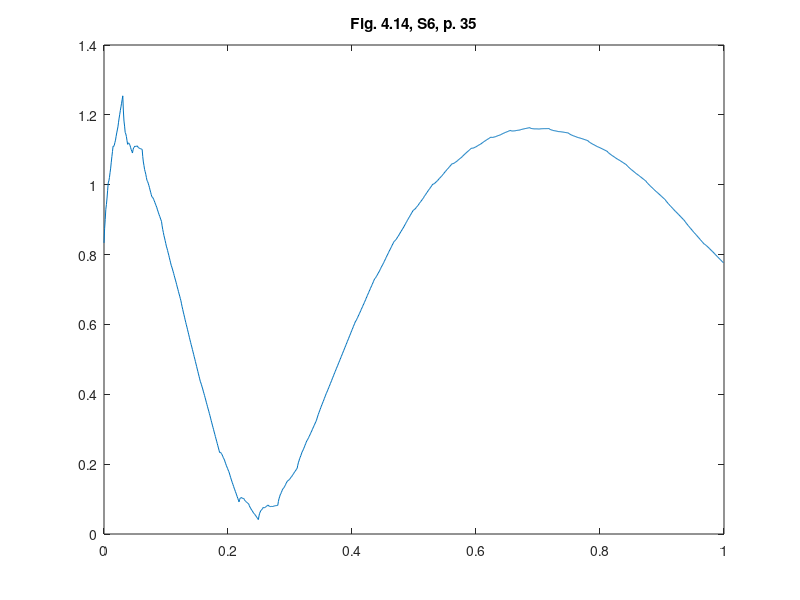

This chart was generated by the following MATLAB code:
%% ========================================================================
%% Programmatic octave notes on "Ripples in Mathematics" by A. Jensen
%% and A. la Cour-Harbo written with a deep gratitude to the authors for
%% this wonderful text. 
%% 
%% Reconstruction of graphs in Figure 4.13, top, p.35, Ch 04, S6.
%%
%% Author: Vladimir Kulyukin
%% 
%% NB: I have tested this code in Octave 4.
%% =========================================================================
t = (1.0/1024.0)*[0:1023];

y_fig_4_14_s6_p34 = [
0.8334374694168124
0.8746018454451339
0.9000520197714186
0.9297128017534636
0.9436593820334725
0.9618165699692416
0.9841843655607714
1.0054239322312957
1.0109492971997835
1.0206852698240316
1.0346318501040406
1.0474502014630438
1.0644791604778079
1.0803798905715662
1.0951523917443196
1.1102272009453331
1.1095878084443114
1.1131590235990494
1.120940846409548
1.1275944402990412
1.1384586418442948
1.1481946144685429
1.156802358171786
1.1657124099032892
1.1788330692905538
1.1908254997568126
1.2016897013020662
1.2128562108755803
1.2228944915280895
1.2332350802088594
1.2438779769178898
1.254439870434882
1.2110979812394718
1.1821995670908323
1.1677446279889643
1.1494195714124142
1.1455379898826357
1.1377862908781755
1.126164474399034
1.1155796527718467
1.1194383061914315
1.1194268421363345
1.1155452606065561
1.1127006739287317
1.1059859697762262
1.1003082604756749
1.0956675460270784
1.0907489696453452
1.1002738683103839
1.1059286495007408
1.1077133132164163
1.1105349717840463
1.1094865128769946
1.1094750488218974
1.1105005796187546
1.1112482484824753
1.1081257998715153
1.1060403461125092
1.104991887205458
1.1036655663652697
1.1033762403770364
1.1028090524556662
1.1019640026011595
1.1011934056272439
1.0804549230049674
1.0650668192167259
1.0550290942625198
1.0435577396205333
1.0374367638125825
1.0298821583168511
1.0208939231333396
1.0122898278669137
1.009036111434524
1.0043487653143537
0.9982277895064031
0.9924909536155382
0.9853204880368931
0.9785341623753336
0.9721319766308607
0.9656268609058234
0.9644721240148226
0.9618837574360412
0.9578617611694791
0.954223904820003
0.9491524187827467
0.9444650726625761
0.940161866459492
0.9357557302758437
0.9299159644044154
0.9244603384500729
0.9193888524128164
0.914214436394996
0.9094241602942621
0.904530954212964
0.8995348181511023
0.8945662620944093
0.8821806799729595
0.8717824839958015
0.863371674162936
0.8544283458176585
0.8474724036166736
0.8399839429032765
0.8319629636774675
0.8240846723570137
0.8181937671808528
0.8117703434922795
0.8048144012912944
0.7980011469956646
0.7906553741876231
0.7834522892849367
0.7763918922876059
0.7692932621812651
0.7641820182192176
0.7585382557447576
0.7523619747578856
0.7463283816763691
0.7397622700824406
0.7333388463938673
0.7270581106106495
0.7207391417184219
0.7138876543137829
0.7071788548144988
0.7006127432205703
0.6940083985176319
0.6875467417200493
0.6810468518134568
0.6745087287978546
0.6679808503129355
0.6590536341444863
0.6507693185707082
0.6431279035916019
0.6353142239173396
0.6281434448377491
0.6208004010630027
0.6132850925931008
0.6058159423091499
0.5989896926198712
0.5919911782354363
0.5848203991558458
0.5776957782622065
0.5703988926734118
0.5631481652705682
0.5559435960536762
0.5487266587881341
0.542152622117264
0.535406320751238
0.5284877546900562
0.5216153468148256
0.5145706742444396
0.5075721598600047
0.5006198036615214
0.493655079414388
0.4865180904720994
0.47942725971576183
0.47238258714537573
0.46532554652633973
0.4583146640932553
0.451291413611521
0.4442557950811369
0.43722349055940035
0.43248940333009855
0.42713951063325745
0.4211738124688774
0.41537311888221895
0.4089566198280217
0.40270512535154607
0.3966186354527922
0.39048793271069027
0.38374142450104953
0.37715992086913036
0.370743421814933
0.36428270991738754
0.35798700259756405
0.35164708243439247
0.3452629494278729
0.3388906632170234
0.33190257153863517
0.3250794844379685
0.3184214019150236
0.31171910654873064
0.30518181576015957
0.2986003121282404
0.2919745956529733
0.28536072597337625
0.2789118608715012
0.2724187829262781
0.265881492137707
0.259356048144806
0.25278639130855707
0.24622858126797825
0.23968261802306962
0.23313348043882826
0.23409327076547037
0.23304104992236763
0.22997681790952026
0.2274517026647683
0.22291457625027175
0.2189165666038706
0.21545767372556496
0.21185432494462197
0.20623896499393446
0.20116272181134237
0.1966255953968457
0.19194401307971182
0.18780154753067343
0.18351462607899777
0.17908324872468484
0.1746905782128254
0.16828589653122145
0.16242033161771288
0.15709388347229986
0.1516229794242495
0.14669119214429466
0.1416149489617025
0.13639424987647314
0.13121225763369732
0.12656938215901703
0.12178205078169944
0.1168502635017446
0.11195718306424329
0.10691964672410478
0.10192081722641977
0.09696069457118836
0.09199020044877991
0.09891657748213448
0.10265519749684521
0.10320606049291212
0.10461108040779127
0.10282834330402668
0.10189976311907432
0.10182533985293421
0.10152204593018888
0.09803099498879977
0.09539410096622289
0.09361136386245827
0.09159975610208845
0.0904423052605309
0.08905598376236815
0.08744079160760015
0.0858869251604407
0.08114530169463754
0.07725783514764659
0.07422452551946786
0.07096234523468394
0.06855432186871227
0.06591742784613538
0.06305166316695332
0.060247224195379784
0.058296942142618546
0.05611778943325208
0.05370976606728041
0.05136306840891727
0.04878750009394896
0.04627325748658918
0.04382034058683794
0.04135099151325772
0.052016677243873884
0.05916284100615092
0.06278948280008886
0.06735917766318686
0.06840935055794577
0.07040257652186471
0.07333885555494372
0.07602244427972159
0.07518651103616039
0.0752936308617592
0.0763438037565181
0.07714128634297585
0.07888182199859368
0.08036966734591036
0.08160482238492593
0.08290768558798593
0.08069102682270689
0.07941742112658785
0.0790868684996289
0.0785036255643688
0.07886343569826876
0.07897055552386757
0.0788249850411653
0.07874712272250745
0.07961231347300968
0.08022481391521077
0.08058462404911074
0.08101214234705514
0.08118697033669844
0.08142950649038619
0.08173975080811839
0.08203185277797387
0.09292906267247185
0.10098464246291694
0.1061985921493092
0.11217395432727037
0.11530768640117872
0.11920283096665595
0.12385938802370214
0.1283119252185254
0.12992283230929597
0.13229515189163538
0.13542888396554376
0.13835859617722923
0.14204972088048362
0.14553682572151513
0.1488199107003238
0.15215766263645497
0.1526537844685334
0.1539113187921807
0.15593026560739692
0.15774519256039024
0.16032153200495255
0.16269385158729197
0.16486215130740853
0.16708511798484757
0.1700694971538556
0.17284985646064072
0.17542619590520303
0.1780572023070878
0.18048418884674974
0.18296584234373417
0.18550216279804116
0.18802383528528088
0.1968130471830748
0.20392287695728045
0.2093533246078979
0.21523376134231406
0.21943481595314207
0.22408585964776867
0.22918689242619408
0.23416735099301275
0.2374684274362433
0.24121949296327252
0.24542054757410048
0.2495010279733217
0.2540314974563417
0.2584413927277549
0.2627307137875615
0.2670523426099961
0.26969458930884266
0.2727868250914879
0.2763290499579318
0.27975070061276897
0.2836223403514049
0.287373405878434
0.2910038971938566
0.2946666962719071
0.29877948443375657
0.30277169838399914
0.3066433381226351
0.310547285623899
0.3143306589135563
0.3181463399658416
0.3219943287807549
0.3258336607567627
0.33204822548595253
0.3376263485170912
0.3425680298501789
0.34768024522228874
0.35215601889634773
0.3568023266094289
0.36161916836153235
0.36639031565559765
0.3705250212516121
0.3748302608866486
0.3793060345607076
0.3837361137767284
0.3883367270317716
0.39289164582877667
0.3974008701677438
0.40192233829984053
0.40580736473388673
0.40986292520695494
0.41408901971904544
0.41826941977309773
0.42262035386617247
0.4269255935012091
0.43118513867820774
0.43545692764833605
0.4398992506574869
0.4442958792085996
0.44864681330167433
0.45300999118787877
0.45732747461604534
0.4616572018373416
0.46599917285176795
0.47033786315171255
0.4744859355173582
0.47868508380456204
0.4829353080133243
0.4871718464701522
0.49145946084853875
0.4957333894749908
0.4999936323495088
0.5042575423102053
0.5085725281924602
0.5128738283227808
0.5171614427011672
0.521452724165732
0.5257303198783629
0.5300115826771722
0.5342965125621602
0.5385804598543678
0.5429154830681342
0.547236820529966
0.5515444722398639
0.5558557910359401
0.5601534240800822
0.5644547242104028
0.568759691426902
0.5730636760506209
0.577353974922406
0.5816479408803695
0.5859455739245115
0.5902422243758733
0.5945425419134139
0.5988418768581742
0.6031402292101545
0.6074388448470767
0.6101587865136384
0.6133017325956701
0.6168676830931721
0.6203202898991538
0.6241959011206059
0.6279581686505377
0.6316070924889496
0.6352863866779713
0.6393886852824636
0.6433776401954356
0.6472532514168877
0.6511592329889496
0.6549518708694915
0.6587748791006433
0.6626282576824052
0.6664734985532471
0.6707417438395593
0.6748966454343515
0.6789382033376237
0.6830101315915058
0.686968716153868
0.6909576710668399
0.6949769963304218
0.6989881838830838
0.7028860277442261
0.7068142419559783
0.7107728265183404
0.7147232733697826
0.7187040905718349
0.7226767700629672
0.7266413118431799
0.7306080341164616
0.7323688903483144
0.7347208066045793
0.7376637828852561
0.7404483851097133
0.7438240473585832
0.7470413355512332
0.7501002496876636
0.7532016000245598
0.756894010385869
0.7604280466909581
0.7638037089398279
0.7672218073891635
0.7704815317822796
0.7737836923758618
0.7771282891699101
0.7804615152183134
0.7843858012911293
0.7881517133077254
0.7917592512681021
0.7954092254289447
0.7989008255335679
0.802434861838657
0.8060113343442122
0.8095764361041227
0.8129831638078138
0.8164323277119707
0.8199239278165937
0.823404157175572
0.8269268227350166
0.8304381175488162
0.8339380416169712
0.8374410124672387
0.8385329536404498
0.8402709282685553
0.8426549363515559
0.8448658402920336
0.8477227776874068
0.8504066109402569
0.8529173400505847
0.8554744522761075
0.8586775979565258
0.8617076394944212
0.864564576889794
0.867467897400362
0.870198113768408
0.8729747132516492
0.8757976958500856
0.8786082501302629
0.8820648378653356
0.8853483214578856
0.8884587009079128
0.8916154634731351
0.8945991218958353
0.8976291634337306
0.9007055880868214
0.9037695844216529
0.9066604766139625
0.9095977519214671
0.9125814103441673
0.9155526404486082
0.9185702536682447
0.9215754385696219
0.9245681951527402
0.9275642818936991
0.9281567422824852
0.929393252411242
0.9312738122799697
0.9329817995409867
0.935333836541975
0.9375133009352522
0.939520192720819
0.9415733251972571
0.9442705074136671
0.9467951170223659
0.9491471540233539
0.9515454317152137
0.953771136799363
0.9560430825743839
0.9583612690402765
0.9606670653503926
0.9636169114004804
0.966394184842857
0.9689988856775229
0.9716498272030603
0.9741281961208875
0.9766528057295861
0.9792236560291567
0.9817821161729505
0.9841680037090343
0.9866001319359894
0.9890785008538163
0.9915444796158666
0.9940566990687889
0.9965565283659346
0.9990439675073033
1.0015347265809065
1.0017264131107395
1.0025341342720162
1.0039578900647366
1.0052165798754518
1.0070913043176117
1.008800962777766
1.0103455552559155
1.0119343770306408
1.014139233436811
1.0161790238609754
1.0180537483031349
1.0199727020418705
1.021726589798601
1.0235247068519076
1.0253670532017902
1.0271975483473734
1.0296440781244014
1.031925541919424
1.0340419397324412
1.0362025668420343
1.0381981279696233
1.0402379183937878
1.0423219381145286
1.0443941066309699
1.046301209165406
1.0482525409964183
1.0502481021240064
1.052231812047295
1.0542597512671608
1.0562758392827265
1.058280076093993
1.0602874884258804
1.0601376766634978
1.0605658913550675
1.0615721325005902
1.062423491924572
1.0638528778025074
1.0651273819589018
1.0662470043937557
1.0674081272608185
1.0691472765818344
1.0707315441813097
1.0721609300592447
1.0736318163693885
1.0749478209579924
1.0763053259788047
1.0777043314318266
1.079092216877552
1.0810581287772314
1.0828691589553696
1.0845253074119672
1.0862229563007737
1.0877657234680405
1.0893499910675157
1.0909757590992004
1.0925904071235886
1.094050173426437
1.0955514401614943
1.0970942073287604
1.0986258544887306
1.10019900208091
1.1017610296657934
1.1033119372433808
1.1048658244179426
1.1044120040411483
1.1044961472813772
1.1051182541386306
1.1055962140791444
1.106612137636683
1.1074839142774822
1.1082115440015423
1.1089777977755342
1.1102820151665505
1.1114420856408276
1.112458009198366
1.1135125568058355
1.1144229574965667
1.115371982237229
1.1163596310278234
1.1173369305354297
1.1188521936600608
1.1202233098679524
1.1214502791591054
1.1227158725001896
1.1238373189245352
1.1249973893988123
1.126196083923021
1.1273844291642419
1.1284286274887245
1.1295114498631382
1.130632896287484
1.1317439934288416
1.1328937146201312
1.134033086528433
1.1351621091537474
1.13629390486108
1.1355614035234216
1.13532843907342
1.1355950115110758
1.1357277334430942
1.1363599922627698
1.1368584005768079
1.137222958385209
1.137623381328502
1.1385233411594529
1.139289450484766
1.1399217093044418
1.1405898332590094
1.1411241067079398
1.141694245291762
1.1423002490104763
1.1428966426952598
1.1439925732677017
1.1449546533345054
1.1457828828956718
1.1466469775917298
1.1473772217821512
1.148143331107464
1.1489453055676693
1.1497376699939432
1.1503961839145807
1.1510905629701098
1.1518208071605307
1.1525414413170207
1.1532979406084034
1.1540448298658548
1.1547821090893757
1.155521963313727
1.1545292091460935
1.1540007059978912
1.1539364538691212
1.1537478060546085
1.1540234092595285
1.154174616778706
1.1542014286121414
1.154261572169113
1.1547859667455174
1.1551859656361794
1.155461568841099
1.155770503769555
1.1559550430122691
1.1561729139785195
1.1564241166683067
1.1566663881496895
1.1573729106505053
1.1579550374655785
1.1584127685949095
1.1589038314477764
1.1592704986149023
1.159670497505564
1.1601038281197624
1.1605282275255566
1.160828231245609
1.161161566689198
1.161528233856323
1.161885969815044
1.1622770374973024
1.1626591739711563
1.1630323792366062
1.1634079776121353
1.1621694654869659
1.161363452966953
1.160989940052097
1.1605005392173124
1.160443637987685
1.1602708488381286
1.1599821717686438
1.159724546773716
1.1598994213839458
1.1599584080742464
1.1599015068446188
1.1598756576895484
1.1597339206145496
1.159623235614108
1.159543602688224
1.1594556493840384
1.159800195685011
1.1600288540660544
1.1601416245271694
1.1602854470628412
1.160313381678585
1.1603723683688856
1.160462407133744
1.1605441255203008
1.1605099559869303
1.1605068385281163
1.16053477314386
1.1605543873813025
1.1606050536933024
1.1606473996270013
1.1606814251823994
1.1607176801764434
1.1592457531092073
1.1581779422073302
1.1575142474708124
1.156742270134138
1.1563744089628232
1.1558982651913519
1.1553138388197242
1.1547584266833624
1.1546071307123609
1.1543475521412023
1.1539796909698876
1.1536408440338386
1.1531937144976339
1.1527755991966948
1.1523864981310223
1.1519896227244406
1.1519968634832196
1.1518958216418413
1.151686497200307
1.1515061869940384
1.151217594187614
1.1509580156164554
1.1507274512805632
1.1504891126037622
1.1501424913268055
1.1498248842851144
1.1495362914786895
1.149239924331356
1.148972571419289
1.148697444166313
1.1484145425724286
1.1481337241069123
1.1464397645709277
1.1451244550435662
1.1441877955248279
1.1431496770420646
1.1424902085679252
1.1417292811297608
1.1408668947275717
1.1400316941728577
1.1395751436267678
1.1390171341166526
1.1383576656425132
1.1377253830158487
1.13699164142516
1.136285085681946
1.1356057157862078
1.1349190614645925
1.1346110571516017
1.1342015938745855
1.1336906716335449
1.1332069352399792
1.132621739882389
1.1320637303722738
1.1315329067096342
1.1309947986211177
1.1303552315685774
1.129742850363512
1.1291576550059217
1.1285651752224546
1.1279998812864633
1.1274273029245951
1.1268474401368507
1.1262695292051366
1.1243648864128664
1.1228157403512047
1.1216220910201515
1.12033318662722
1.1193997789648977
1.1183711162406964
1.1172471984546168
1.1161488041854422
1.115405906646877
1.1145677540464332
1.1136343463841105
1.112726462238693
1.1117233230313974
1.1107457073410067
1.1097936151675214
1.1088346839882932
1.108231249539675
1.1075325600291772
1.106738615456801
1.1059701944013303
1.1051065182839812
1.1042683656835368
1.1034557365999982
1.1026362685107167
1.101721545359557
1.1008323457253022
1.0999686696079527
1.0990981544848604
1.0982531628786738
1.097401332266744
1.0965426626490715
1.0956858255374642
1.0935826678732594
1.0918134607946333
1.0903782043015862
1.0888534660188212
1.0876626783216357
1.0863824088347318
1.0850126575581103
1.0836668828547806
1.082655058737031
1.0815537528295627
1.0803629651323772
1.0791961540084831
1.077939861094872
1.0767075447545524
1.0754992049875252
1.0742844407170469
1.0734036270321485
1.0724333315575318
1.0713735542931977
1.0703377536021552
1.0692124711213953
1.0681111652139272
1.0670338358797513
1.0659500820421244
1.0647768464147802
1.0636275873607277
1.0625023048799676
1.0613705978957562
1.0602628674848373
1.0591487125704673
1.0580281331526469
1.0569092751753373
1.0546214884468608
1.0526469152332687
1.0509855555345617
1.0492402705274826
1.0478081990352885
1.046292202234722
1.0446922801257843
1.0431148457354487
1.0418506248599986
1.0405024786761763
1.0390704071839822
1.0376608234103903
1.0361673143284276
1.034696292965067
1.033247759320309
1.0317932001095118
1.0306518544136
1.0294265834093161
1.0281173870966605
1.0268306785026071
1.0254600446001823
1.0241118984163597
1.0227862399511405
1.0214545559198815
1.020038946580251
1.018645824959223
1.017275191056798
1.0158985315883335
1.0145443598384722
1.013184162522571
1.0118179396406313
1.010453331304245
1.0079975493295745
1.0058341464500842
1.0039631226657746
1.0020137561390272
1.000356768707461
0.998621438533457
0.9968077656170158
0.9950150845751431
0.9935147826284518
0.9919361379393228
0.9902791505077564
0.9886431549507587
0.9869288166513239
0.9852354702264576
0.9835631156761606
0.9818851363700248
0.9804995361590704
0.9790355932056782
0.9774933075098488
0.975972013688588
0.97437237712489
0.9727937324357606
0.9712360796212005
0.9696728020508018
0.9680311817379663
0.9664105532996994
0.9648109167360013
0.9632056554164647
0.9616213859714975
0.9600314917706914
0.9584359728140471
0.9568419610061871
0.9542387960148406
0.9519060328040485
0.9498436713738109
0.9477088560048416
0.9458444424164272
0.943907574889281
0.9418982534234034
0.9399083459318973
0.9381888402209462
0.9363968805712631
0.9345324669828488
0.9326874673688059
0.9307700138160317
0.9288719742376288
0.9269933486335977
0.9251095210708116
0.9234960952885805
0.9218102155676176
0.9200518819079232
0.9183129622226002
0.9165015885985459
0.914709628948863
0.9129370832735517
0.9111593356394858
0.9093091340666881
0.9074783464682621
0.9056669728442077
0.9038503972613984
0.9020532356529609
0.9002508720857685
0.8984433065598214
0.8966371348945215
0.893916172900962
0.8914403282371033
0.889209600902946
0.8869131945782439
0.8848619055832435
0.8827449375976983
0.8805622906216091
0.8783972422779955
0.8764773112640836
0.8744917012596269
0.8724404122646263
0.8704067219021014
0.8683073525490325
0.8662255818284395
0.8641614097403224
0.8620925221128454
0.8602687518150699
0.8583793025267499
0.8564241742478855
0.8544866446014973
0.8524834359645648
0.8504978259601083
0.8485298145881277
0.8465570876767874
0.844518681774903
0.8424978745054945
0.8404946658685619
0.8384867416922694
0.8364964161484533
0.834501375065277
0.832501618442741
0.830503125345168
0.8296027895011142
0.8284082033078174
0.826919366765278
0.8255093743661907
0.8238051316178607
0.8221797330129829
0.8206331785515573
0.8190654978655653
0.8172035668303312
0.8154204799385492
0.8137162371902191
0.811990868217323
0.8103443433878795
0.8086766923338697
0.806987915055294
0.8053047985315296
0.8033274316585233
0.8014289089289688
0.7996092303428664
0.797768425532198
0.7960064648649818
0.7942233779731995
0.7924191648568515
0.7906206124953148
0.7889009042772307
0.7871600698345804
0.7853981091673641
0.7836418092549592
0.7818643831179888
0.7800926177358295
0.7783265131084821
0.7765588916864541
];

figure;
plot(t, y_fig_4_14_s6_p34);
xlim([0 1]);
title('Fig. 4.14, S6, p. 35');
